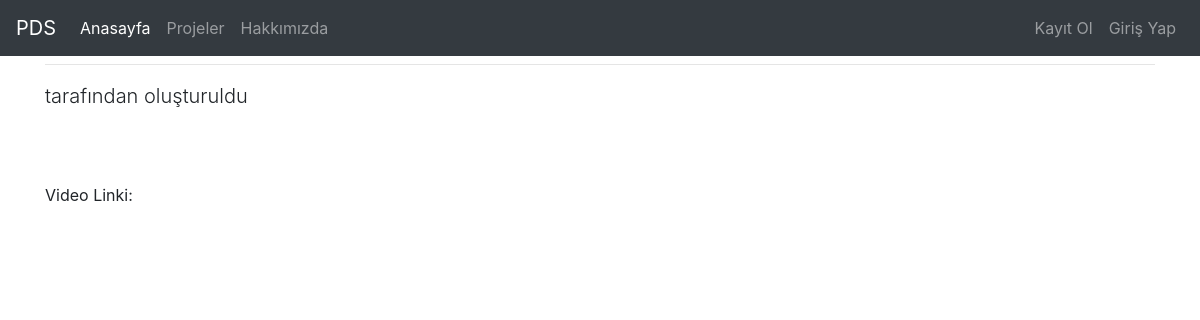
Before: /projects/project/8 with the older database file.
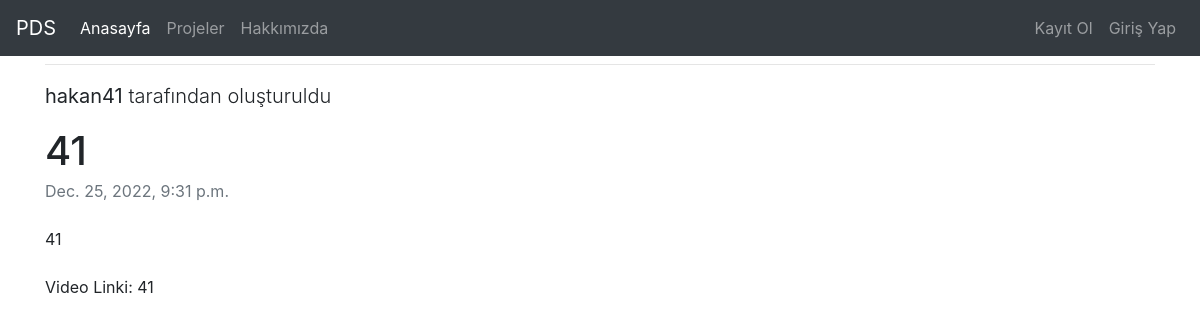
After: the same page with the newer database file.
### project/models.py (models this page shows, shortened)
class Projeler(models.Model):
    STATUS = (
        ('True', 'Evet'),
        ('False', 'Hayır'),
    )
    author = models.ForeignKey("auth.User", on_delete=models.CASCADE)
    title = models.CharField(max_length=50)
    keywords = models.CharField(blank=True, max_length=50)
    description = models.CharField(max_length=300, blank=True)
    image = models.ImageField(blank=True, upload_to='images/')
    detail = models.TextField()
    videolink = models.CharField(max_length=50, blank=True)
    status = models.CharField(choices=STATUS, max_length=10)
    created_at = models.DateTimeField(auto_now_add=True)
    updated_at = models.DateTimeField(auto_now=True)

### project/views.py (the view)
# urls.py: path('project/<int:id>', views.detailProject, name="detail"),
def detailProject(request,id):
    projects = Projeler.objects.filter(id = id).first()
    return render(request, "detail.html", {"projects":projects})

### templates/detail.html (shortened to what this page needs)
{% extends "layout.html" %}
{% block body %}
<hr>
<div class="row">
    <div class="col-lg-8">
        <p class="lead">
            <strong>{{projects.author.username}}</strong> tarafından oluşturuldu
        </p>
        <article>
            <header class="mb-4">
                <h1 class="fw-bolder mb-1">{{projects.title}}</h1>
                <div class="text-muted fst-italic mb-2">{{projects.created_at}}</div>
            </header>
            <section class="mb-5">
                {{projects.detail}}
                <br>
                <br>
                Video Linki: {{projects.videolink}}
            </section>
        </article>
    </div>
</div>
</div>
{% endblock body %}

Changed rows visible on the page:
added Projeler: author.username "hakan41", title "41", created_at "Dec. 25, 2022, 9:31 p.m.", detail "41", videolink "41"
